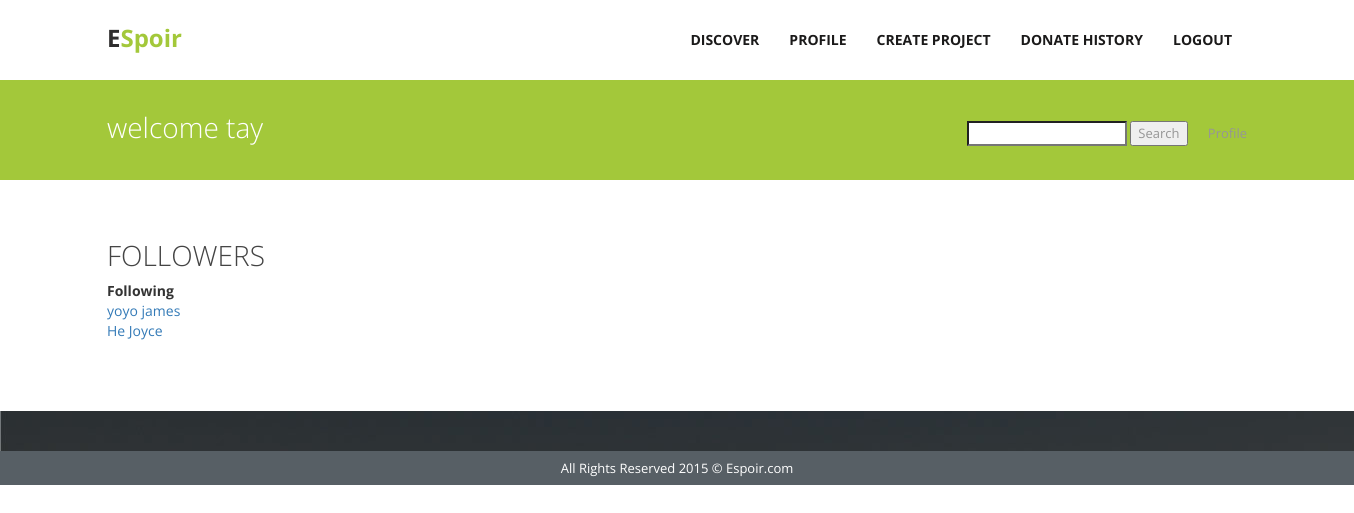
The app's page /following.php (signed in), older data.
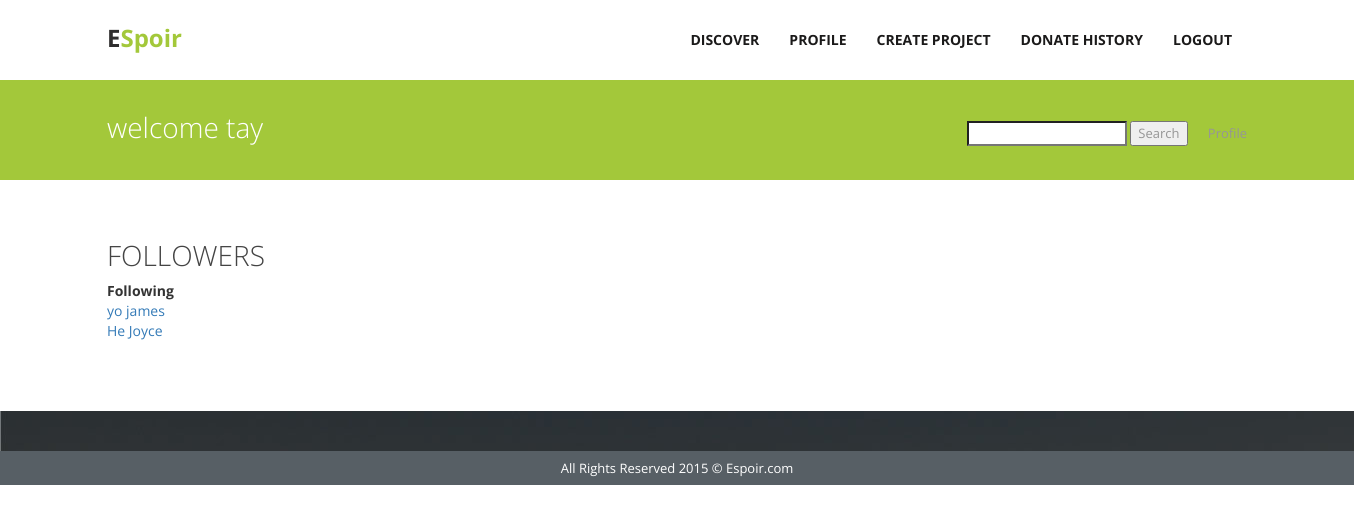
The same page, newer data.
### tables this page shows
CREATE TABLE IF NOT EXISTS `subscription` (
  `userEmail` varchar(255) NOT NULL,
  `following` varchar(255) NOT NULL
);

CREATE TABLE IF NOT EXISTS `user` (
  `userEmail` varchar(255) NOT NULL,
  `password` varchar(255) NOT NULL,
  `firstName` varchar(255) NOT NULL,
  `lastName` varchar(255) NOT NULL,
  `nationality` varchar(50) NOT NULL,
  `birthday` date NOT NULL,
  `gender` enum('Female','Male') NOT NULL,
  `picScr` blob NOT NULL,
  `picName` varchar(8000) NOT NULL,
  `bio` text
);

### following.php (the view, shortened to what this page needs)
<!DOCTYPE html>
<html lang="en">
<head>
    <link href="css/bootstrap.css" rel="stylesheet">
    <link href="//maxcdn.bootstrapcdn.com/font-awesome/4.2.0/css/font-awesome.min.css" rel="stylesheet">
    <link href="css/responsiveslides.css" rel="stylesheet">
    <link href="css/style.css" rel="stylesheet">
</head>
<?php
    include("db.php");
	$emailtxt = $_SESSION["emailtxt"];
	$sql = "SELECT * FROM user WHERE userEmail = '$emailtxt'";
	if ($result=mysqli_query($mysqli,$sql))
    {
        $rowcount=mysqli_num_rows($result);
    }
	if($rowcount==1)
	{
        $row = mysqli_fetch_array($result,MYSQLI_ASSOC);
	}
	else
	{
		echo '<script language="javascript">';
		echo 'alert("Wrong username/password");';
		echo 'window.location.href="../CS2102/loginreg.php";';
		echo '</script>';
	}
  ?>
<body data-responsejs='{ "create": [ { "prop": "width", "breakpoints": [0, 320, 481, 641, 961, 1025, 1281, 1400] }]}'>
    <div class="wrapper">
        <div class="container">
            <nav class="navbar navbar-default">
                <div class="container-fluid">
                    <div class="navbar-header">
                        <a class="navbar-brand">E<span>Spoir</span></a>
                    </div>
                    <div class="collapse navbar-collapse pull-right" id="bs-example-navbar-collapse-1">
                        <ul class="nav navbar-nav">
                            <li><a href="discoverlogin.php">Discover </a></li>
                            <li><a href="profile.php">Profile</a></li>
                            <li><a href="createProject.php">Create Project</a></li>
                            <li><a href="transactions.php">Donate History </a></li>
                            <li><a href="logout.php" id="logout">Logout</a></li>
                        </ul>
                    </div>
                </div>
            </nav>
        </div>
    </div>
    <div class="inner-head">
        <div class="container">
            <div class="col-lg-12">
                <h4 class="pull-left">welcome <?php echo $row["firstName"] ?></h4>
                <form method="post" action="search.php">
                    <p class="pull-right pagination">
                        <input type="Search" name="keyword">
                        <input type="submit" value="Search">
                        &nbsp;&nbsp;&nbsp;&nbsp;  Profile
                    </p>
                </form>
            </div>
        </div>
    </div>
    <div class="inner-page services">
        <div class="container">
            <div class="">
                <?php
	  $query = "Select u.firstName,u.lastName, s.following FROM subscription s,user u WHERE s.userEmail = '$emailtxt' AND s.following=u.userEmail";
	  $reply = mysqli_query($mysqli, $query);
      $rowcount=mysqli_num_rows($reply);
	?>
                <div class="col-md-6">
                    <h2>Followers</h2>
                    <p>
                        <?php
                        if($reply && $rowcount != 0){
                        ?>
                        <table cellspacing="5" cellpadding="5" width="200%" id="formspace">
                            <tr>
                                <td><strong>Following </strong></td>
                            </tr>
                            <?php
                            while ($row = $reply->fetch_object())
                            {
                                echo '<tr>';
                                echo '<td><a href="viewProfile.php?userEmail='.$row->following.'">'. $row->lastName . ' ' . $row->firstName . ' </a> </td>';
                                echo '</tr>';
                            }
                        }
                            ?>
                        </table>
                    </p>
                </div>
                <div class="clearfix"></div>
            </div>
        </div>
    </div>
    <div class="testimonial main"></div>
    <div class="copyright">
        <div class="container">
            <p>All Rights Reserved 2015 &copy; Espoir.com</p>
        </div>
    </div>
</body>
</html>

Row changes from the older to the newer data that the page shows:
changed through a linked row, subscription "james": user.lastName "yoyo" → "yo"
